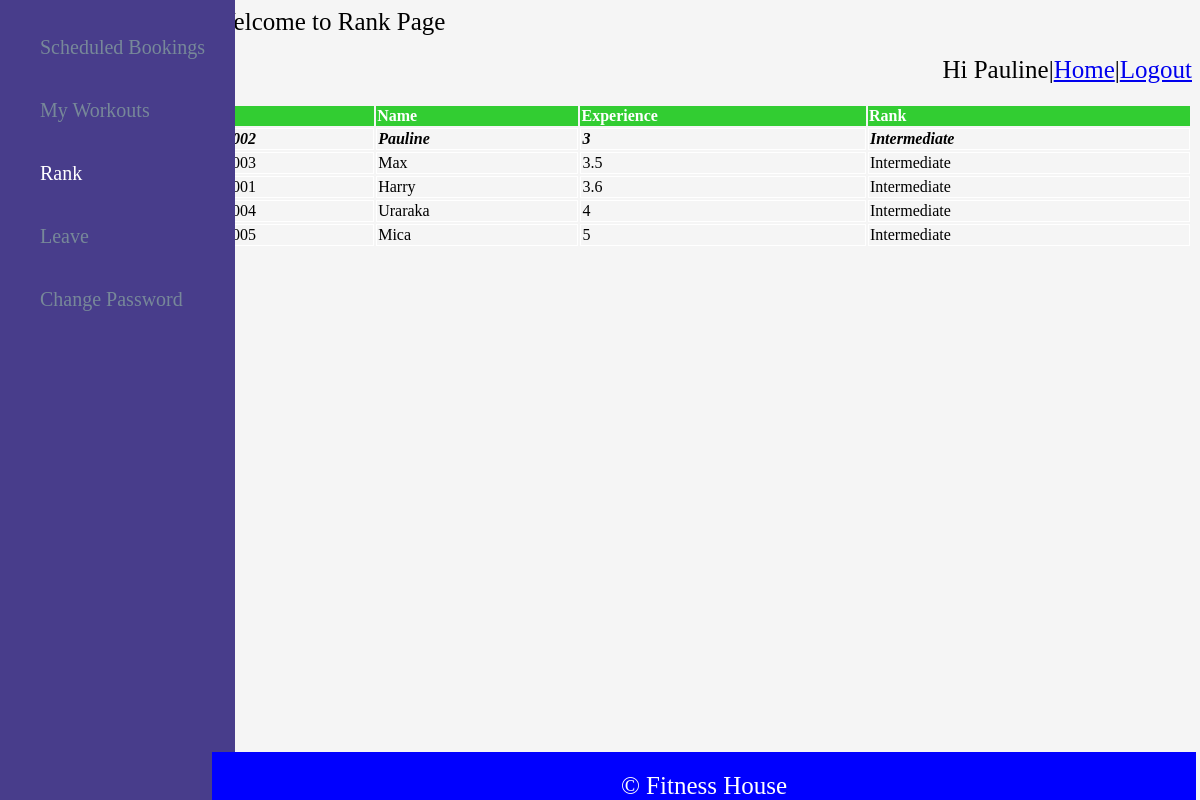
Screenshot of /Rank.php (signed in) with the database file from the repository.
### tables this page shows
create table Trainer_Details(
        TrainerID integer PRIMARY KEY AUTO_INCREMENT,
        name varchar(20) not null,
        Email VARCHAR(20) not null,
        phone bigint not null,
        age integer not null,
        gender char(1) not null,
        joiningdate date,
        password varchar(10) not null,
        experience float not null);

### Rank.php (the view, shortened to what this page needs)
<!DOCTYPE html>
<html>
<head>
<link rel="stylesheet" href="pgcss.css">
</head>
<body style="background-color:whitesmoke;">
<header style="background-color:whitesmoke;" class="tpbtm">Welcome to Rank Page</header>
<p class="tpbtm" style="text-align:right;background-color:whitesmoke;">Hi <?php session_start(); echo $_SESSION['user'];  ?>|<a href="/1147119/Trainer.php">Home</a>|<a href="/1147119/Session.php">Logout</a></p>
<div class="sdbr">
<ul>
<a href="/1147119/Booking.php" class="lnk" style="color:ghostwhite;"><li style="color:lightslategrey;">Scheduled Bookings</li></a>
<a href="/1147119/Workout.php" class="lnk" style="color:ghostwhite;"><li style="color:lightslategrey;">My Workouts</li></a>
<a href="/1147119/Rank.php" class="lnk"><li style="color:white;">Rank</li></a>
<a href="/1147119/leave.php" class="lnk"><li style="color:lightslategrey;">Leave</li></a>
<a href="/1147119/cpass.php" class="lnk"><li style="color:lightslategrey;">Change Password</li></a>
</ul>
</div>
<div class="tbl">
<table style="width:100%;">
<?php
include("dbcon.php");
$q="select TrainerID,name,experience from Trainer_Details order by experience";
$q_check="select count(*) from Member_Details";
$res=mysqli_query($con,$q_check);
$row=mysqli_fetch_row($res);
if($row[0]!=0)
{
$res=mysqli_query($con,$q);
?>
<tr style="background-color:limegreen;color:white;">
<th>Id</th>
<th>Name</th>
<th>Experience</th>
<th>Rank</th>
</tr>
<?php
while($row=mysqli_fetch_row($res))
{
        if($row[1]==$_SESSION['user'])
        {
?>
<tr style="font-weight:bold;font-style:italic;">
<?php
        }
        else
        {
?>
<tr>
<?php
        }
?>
<td><?php echo "$row[0]";?></td>
<td><?php echo "$row[1]";?></td>
<td><?php echo "$row[2]";?></td>
<td><?php
if($row[2]>0 && $row[2]<3)
{
        echo "Beginner";
}
elseif($row[2]<=5)
{
        echo "Intermediate";
}
else
{
        echo "Expert";
}
?></td>
</tr>
<?php
}
}
?>
</table>
</div>
<footer>&copy Fitness House</footer>
</body>
</html>

### pgcss.css (style rules this page uses)
* { border-sizing:border-box; }
footer { font-size:25px; color:white; background-color:blue; text-align:center; position:fixed; bottom:0; width:82vw; margin: 0px 0px 0px 17vw; padding: 20px 0% 0% 0%; }
.tpbtm { font-size:25px; background-color:white; text-align:left; margin: 0px 0px 0px 17vw; padding: 0px 0px 20px 0px; }
.sdbr { background-color:darkslateblue; position:fixed; left:0; top:0; margin:0px; padding: 0px 0px 0px 0px; height:100%; }
.tbl { //background-color:orange; text-align:center; margin: 0px 0px 0px 17vw; padding: 0px 0px 0px 0vw; }
li { color:white; font-size:20px; text-decoration:none; list-style:none; padding: 20px 30px 20px 0px; }
.lnk { text-decoration:none; }

### Rank.php (style rules this page uses)
table,th { text-align:left; //border:1px solid grey; }
td { border:1px solid white; }

### rows the page displays
trainer_details: TrainerID "10002", name "Pauline", experience "3", shows "Intermediate"
trainer_details: TrainerID "10003", name "Max", experience "3.5", shows "Intermediate"
trainer_details: TrainerID "10001", name "Harry", experience "3.6", shows "Intermediate"
trainer_details: TrainerID "10004", name "Uraraka", experience "4", shows "Intermediate"
trainer_details: TrainerID "10005", name "Mica", experience "5", shows "Intermediate"

### other values shown
$_SESSION['user'] "Pauline"
